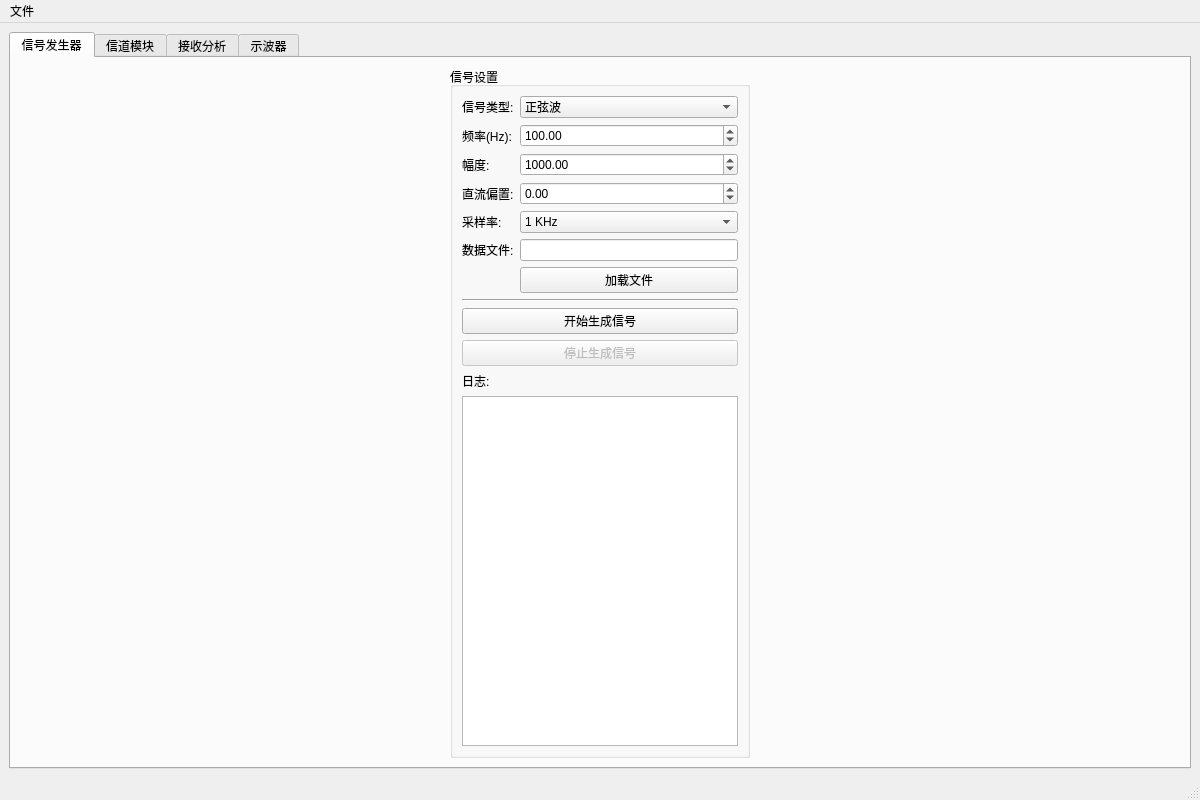
<?xml version="1.0" encoding="UTF-8"?>
<ui version="4.0">
 <class>MainWindow</class>
 <widget class="QMainWindow" name="MainWindow">
  <property name="geometry">
   <rect>
    <x>0</x>
    <y>0</y>
    <width>1200</width>
    <height>800</height>
   </rect>
  </property>
  <property name="windowTitle">
   <string>信号发生-传输-接收分析简易系统</string>
  </property>
  <widget class="QWidget" name="centralwidget">
   <layout class="QVBoxLayout" name="verticalLayout">
    <item>
     <widget class="QTabWidget" name="tabWidget">
      <property name="currentIndex">
       <number>0</number>
      </property>
      <widget class="QWidget" name="generatorTab">
       <attribute name="title">
        <string>信号发生器</string>
       </attribute>
       <layout class="QHBoxLayout" name="horizontalLayout">
        <item>
         <widget class="QGroupBox" name="signalSettingsGroupBox">
          <property name="maximumSize">
           <size>
            <width>300</width>
            <height>16777215</height>
           </size>
          </property>
          <property name="title">
           <string>信号设置</string>
          </property>
          <layout class="QFormLayout" name="formLayout">
           <item row="0" column="0">
            <widget class="QLabel" name="signalTypeLabel">
             <property name="text">
              <string>信号类型:</string>
             </property>
            </widget>
           </item>
           <item row="0" column="1">
            <widget class="QComboBox" name="signalTypeComboBox">
             <item>
              <property name="text">
               <string>正弦波</string>
              </property>
             </item>
             <item>
              <property name="text">
               <string>方波</string>
              </property>
             </item>
             <item>
              <property name="text">
               <string>三角波</string>
              </property>
             </item>
             <item>
              <property name="text">
               <string>文件数据</string>
              </property>
             </item>
            </widget>
           </item>
           <item row="1" column="0">
            <widget class="QLabel" name="frequencyLabel">
             <property name="text">
              <string>频率(Hz):</string>
             </property>
            </widget>
           </item>
           <item row="1" column="1">
            <widget class="QDoubleSpinBox" name="frequencySpinBox">
             <property name="minimum">
              <double>0.100000000000000</double>
             </property>
             <property name="maximum">
              <double>1000.000000000000000</double>
             </property>
             <property name="value">
              <double>100.000000000000000</double>
             </property>
            </widget>
           </item>
           <item row="2" column="0">
            <widget class="QLabel" name="amplitudeLabel">
             <property name="text">
              <string>幅度:</string>
             </property>
            </widget>
           </item>
           <item row="2" column="1">
            <widget class="QDoubleSpinBox" name="amplitudeSpinBox">
             <property name="minimum">
              <double>0.100000000000000</double>
             </property>
             <property name="maximum">
              <double>32767.000000000000000</double>
             </property>
             <property name="value">
              <double>1000.000000000000000</double>
             </property>
            </widget>
           </item>
           <item row="3" column="0">
            <widget class="QLabel" name="dcOffsetLabel">
             <property name="text">
              <string>直流偏置:</string>
             </property>
            </widget>
           </item>
           <item row="3" column="1">
            <widget class="QDoubleSpinBox" name="dcOffsetSpinBox">
             <property name="minimum">
              <double>-32768.000000000000000</double>
             </property>
             <property name="maximum">
              <double>32767.000000000000000</double>
             </property>
            </widget>
           </item>
           <item row="4" column="0">
            <widget class="QLabel" name="samplingRateLabel">
             <property name="text">
              <string>采样率:</string>
             </property>
            </widget>
           </item>
           <item row="4" column="1">
            <widget class="QComboBox" name="samplingRateComboBox">
             <item>
              <property name="text">
               <string>1 KHz</string>
              </property>
             </item>
             <item>
              <property name="text">
               <string>2 KHz</string>
              </property>
             </item>
             <item>
              <property name="text">
               <string>4 KHz</string>
              </property>
             </item>
             <item>
              <property name="text">
               <string>8 KHz</string>
              </property>
             </item>
            </widget>
           </item>
           <item row="5" column="0">
            <widget class="QLabel" name="filePathLabel">
             <property name="text">
              <string>数据文件:</string>
             </property>
            </widget>
           </item>
           <item row="5" column="1">
            <widget class="QLineEdit" name="filePathEdit">
             <property name="readOnly">
              <bool>true</bool>
             </property>
            </widget>
           </item>
           <item row="6" column="1">
            <widget class="QPushButton" name="loadFileButton">
             <property name="text">
              <string>加载文件</string>
             </property>
            </widget>
           </item>
           <item row="7" column="0" colspan="2">
            <widget class="Line" name="line">
             <property name="orientation">
              <enum>Qt::Horizontal</enum>
             </property>
            </widget>
           </item>
           <item row="8" column="0" colspan="2">
            <widget class="QPushButton" name="startGeneratorButton">
             <property name="text">
              <string>开始生成信号</string>
             </property>
            </widget>
           </item>
           <item row="9" column="0" colspan="2">
            <widget class="QPushButton" name="stopGeneratorButton">
             <property name="enabled">
              <bool>false</bool>
             </property>
             <property name="text">
              <string>停止生成信号</string>
             </property>
            </widget>
           </item>
           <item row="10" column="0">
            <widget class="QLabel" name="logLabel">
             <property name="text">
              <string>日志:</string>
             </property>
            </widget>
           </item>
           <item row="11" column="0" colspan="2">
            <widget class="QTextEdit" name="logTextEdit">
             <property name="readOnly">
              <bool>true</bool>
             </property>
            </widget>
           </item>
          </layout>
         </widget>
        </item>
        <item>
         <layout class="QVBoxLayout" name="generatorChartLayout"/>
        </item>
       </layout>
      </widget>
      <widget class="QWidget" name="channelTab">
       <attribute name="title">
        <string>信道模块</string>
       </attribute>
       <layout class="QHBoxLayout" name="horizontalLayout_2">
        <item>
         <widget class="QGroupBox" name="channelSettingsGroupBox">
          <property name="maximumSize">
           <size>
            <width>300</width>
            <height>16777215</height>
           </size>
          </property>
          <property name="title">
           <string>信道设置</string>
          </property>
          <layout class="QFormLayout" name="formLayout_2">
           <item row="0" column="0">
            <widget class="QLabel" name="noiseLabel">
             <property name="text">
              <string>噪声幅度:</string>
             </property>
            </widget>
           </item>
           <item row="0" column="1">
            <widget class="QLabel" name="noiseAmplitudeLabel">
             <property name="text">
              <string>1.0</string>
             </property>
            </widget>
           </item>
           <item row="1" column="0" colspan="2">
            <widget class="QSlider" name="noiseAmplitudeSlider">
             <property name="maximum">
              <number>100</number>
             </property>
             <property name="value">
              <number>10</number>
             </property>
             <property name="orientation">
              <enum>Qt::Horizontal</enum>
             </property>
            </widget>
           </item>
          </layout>
         </widget>
        </item>
        <item>
         <layout class="QVBoxLayout" name="channelChartLayout"/>
        </item>
       </layout>
      </widget>
      <widget class="QWidget" name="receiverTab">
       <attribute name="title">
        <string>接收分析</string>
       </attribute>
       <layout class="QVBoxLayout" name="verticalLayout_2">
        <item>
         <widget class="QSplitter" name="receiverSplitter">
          <property name="orientation">
           <enum>Qt::Horizontal</enum>
          </property>
          <widget class="QGroupBox" name="receiverSettingsGroupBox">
           <property name="maximumSize">
            <size>
             <width>300</width>
             <height>16777215</height>
            </size>
           </property>
           <property name="title">
            <string>接收设置</string>
           </property>
           <layout class="QFormLayout" name="formLayout_3">
            <item row="0" column="0">
             <widget class="QLabel" name="filterCutoffLabel">
              <property name="text">
               <string>滤波截止频率:</string>
              </property>
             </widget>
            </item>
            <item row="0" column="1">
             <widget class="QDoubleSpinBox" name="filterCutoffSpinBox">
              <property name="minimum">
               <double>10.000000000000000</double>
              </property>
              <property name="maximum">
               <double>4000.000000000000000</double>
              </property>
              <property name="value">
               <double>500.000000000000000</double>
              </property>
             </widget>
            </item>
            <item row="1" column="0" colspan="2">
             <widget class="QPushButton" name="saveDataButton">
              <property name="text">
               <string>保存数据到文件</string>
              </property>
             </widget>
            </item>
           </layout>
          </widget>
          <widget class="QSplitter" name="chartSplitter">
           <property name="orientation">
            <enum>Qt::Vertical</enum>
           </property>
           <widget class="QWidget" name="receiverChartWidget" native="true">
            <layout class="QVBoxLayout" name="receiverChartLayout"/>
           </widget>
           <widget class="QWidget" name="spectrumChartWidget" native="true">
            <layout class="QVBoxLayout" name="spectrumChartLayout"/>
           </widget>
          </widget>
         </widget>
        </item>
       </layout>
      </widget>
      <widget class="QWidget" name="oscilloscopeTab">
       <attribute name="title">
        <string>示波器</string>
       </attribute>
       <layout class="QHBoxLayout" name="horizontalLayout_3">
        <item>
         <widget class="QGroupBox" name="oscilloscopeSettingsGroupBox">
          <property name="maximumSize">
           <size>
            <width>300</width>
            <height>16777215</height>
           </size>
          </property>
          <property name="title">
           <string>示波器设置</string>
          </property>
          <layout class="QFormLayout" name="formLayout_4">
           <item row="0" column="0">
            <widget class="QLabel" name="timePerDivLabel">
             <property name="text">
              <string>时间/格(秒):</string>
             </property>
            </widget>
           </item>
           <item row="0" column="1">
            <widget class="QDoubleSpinBox" name="timePerDivSpinBox">
             <property name="minimum">
              <double>0.000000000000000</double>
             </property>
             <property name="maximum">
              <double>10.000000000000000</double>
             </property>
             <property name="value">
              <double>0.100000000000000</double>
             </property>
            </widget>
           </item>
           <item row="1" column="0">
            <widget class="QLabel" name="voltPerDivLabel">
             <property name="text">
              <string>电压/格:</string>
             </property>
            </widget>
           </item>
           <item row="1" column="1">
            <widget class="QDoubleSpinBox" name="voltPerDivSpinBox">
             <property name="minimum">
              <double>0.100000000000000</double>
             </property>
             <property name="maximum">
              <double>10000.000000000000000</double>
             </property>
             <property name="value">
              <double>5000.000000000000000</double>
             </property>
            </widget>
           </item>
           <item row="2" column="0">
            <widget class="QLabel" name="triggerModeLabel">
             <property name="text">
              <string>触发模式:</string>
             </property>
            </widget>
           </item>
           <item row="2" column="1">
            <widget class="QComboBox" name="triggerModeComboBox">
             <item>
              <property name="text">
               <string>自动</string>
              </property>
             </item>
             <item>
              <property name="text">
               <string>普通</string>
              </property>
             </item>
             <item>
              <property name="text">
               <string>单次</string>
              </property>
             </item>
            </widget>
           </item>
           <item row="3" column="0">
            <widget class="QLabel" name="triggerLevelLabel">
             <property name="text">
              <string>触发电平:</string>
             </property>
            </widget>
           </item>
           <item row="3" column="1">
            <widget class="QDoubleSpinBox" name="triggerLevelSpinBox">
             <property name="minimum">
              <double>-32768.000000000000000</double>
             </property>
             <property name="maximum">
              <double>32767.000000000000000</double>
             </property>
             <property name="value">
              <double>0.000000000000000</double>
             </property>
            </widget>
           </item>
           <item row="4" column="0" colspan="2">
            <widget class="Line" name="line_2">
             <property name="orientation">
              <enum>Qt::Horizontal</enum>
             </property>
            </widget>
           </item>
           <item row="5" column="0" colspan="2">
            <widget class="QPushButton" name="startOscilloscopeButton">
             <property name="text">
              <string>启动示波器</string>
             </property>
            </widget>
           </item>
           <item row="6" column="0" colspan="2">
            <widget class="QPushButton" name="stopOscilloscopeButton">
             <property name="enabled">
              <bool>false</bool>
             </property>
             <property name="text">
              <string>停止示波器</string>
             </property>
            </widget>
           </item>
          </layout>
         </widget>
        </item>
        <item>
         <layout class="QVBoxLayout" name="oscilloscopeChartLayout"/>
        </item>
       </layout>
      </widget>
     </widget>
    </item>
   </layout>
  </widget>
  <widget class="QMenuBar" name="menubar">
   <property name="geometry">
    <rect>
     <x>0</x>
     <y>0</y>
     <width>1200</width>
     <height>21</height>
    </rect>
   </property>
   <widget class="QMenu" name="menuFile">
    <property name="title">
     <string>文件</string>
    </property>
    <addaction name="actionExit"/>
   </widget>
   <addaction name="menuFile"/>
  </widget>
  <widget class="QStatusBar" name="statusbar"/>
  <action name="actionExit">
   <property name="text">
    <string>退出</string>
   </property>
  </action>
 </widget>
 <resources/>
 <connections/>
</ui>
